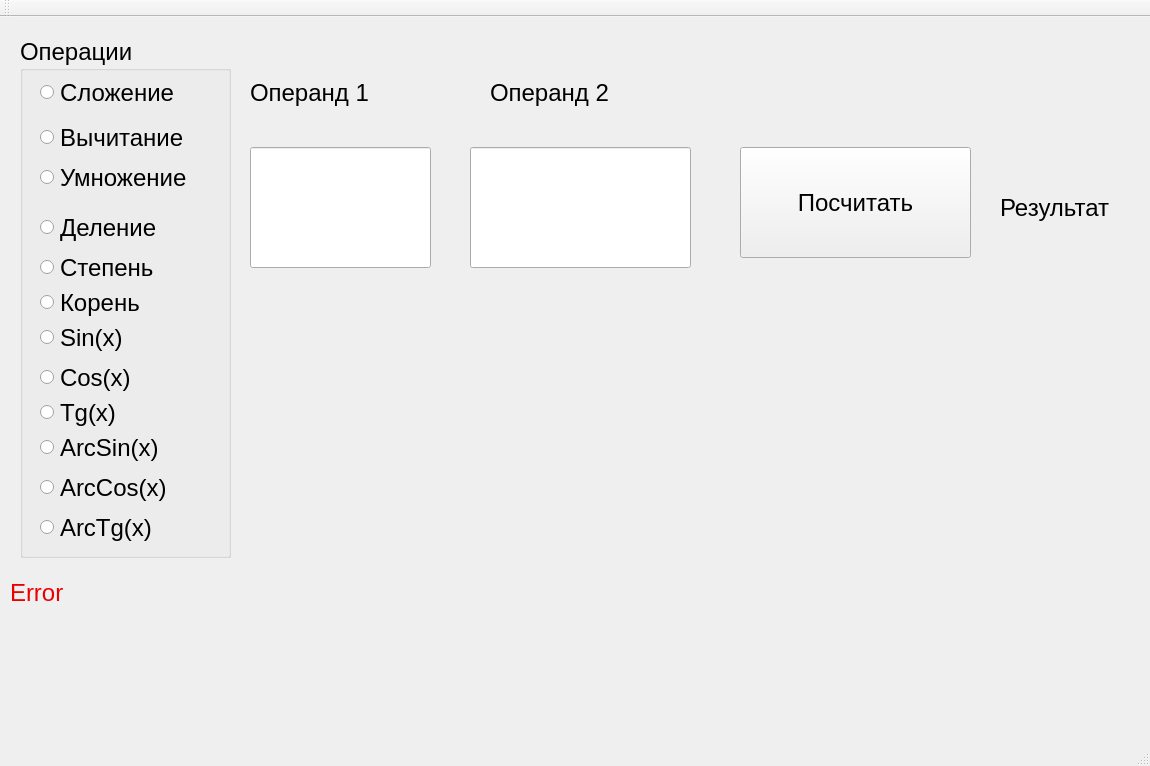
<?xml version="1.0" encoding="UTF-8"?>
<ui version="4.0">
 <class>MainWindow</class>
 <widget class="QMainWindow" name="MainWindow">
  <property name="geometry">
   <rect>
    <x>0</x>
    <y>0</y>
    <width>1150</width>
    <height>766</height>
   </rect>
  </property>
  <property name="font">
   <font>
    <pointsize>18</pointsize>
   </font>
  </property>
  <property name="windowTitle">
   <string>MainWindow</string>
  </property>
  <widget class="QWidget" name="centralWidget">
   <widget class="QLineEdit" name="lineEdit_op1">
    <property name="geometry">
     <rect>
      <x>250</x>
      <y>130</y>
      <width>181</width>
      <height>121</height>
     </rect>
    </property>
   </widget>
   <widget class="QLineEdit" name="lineEdit_op2">
    <property name="geometry">
     <rect>
      <x>470</x>
      <y>130</y>
      <width>221</width>
      <height>121</height>
     </rect>
    </property>
   </widget>
   <widget class="QLabel" name="label_op1">
    <property name="geometry">
     <rect>
      <x>250</x>
      <y>20</y>
      <width>251</width>
      <height>111</height>
     </rect>
    </property>
    <property name="text">
     <string>Операнд 1</string>
    </property>
   </widget>
   <widget class="QLabel" name="label_op2">
    <property name="geometry">
     <rect>
      <x>490</x>
      <y>30</y>
      <width>281</width>
      <height>91</height>
     </rect>
    </property>
    <property name="text">
     <string>Операнд 2</string>
    </property>
   </widget>
   <widget class="QLabel" name="label_error">
    <property name="geometry">
     <rect>
      <x>10</x>
      <y>490</y>
      <width>1131</width>
      <height>171</height>
     </rect>
    </property>
    <property name="palette">
     <palette>
      <active>
       <colorrole role="WindowText">
        <brush brushstyle="SolidPattern">
         <color alpha="255">
          <red>234</red>
          <green>0</green>
          <blue>0</blue>
         </color>
        </brush>
       </colorrole>
      </active>
      <inactive>
       <colorrole role="WindowText">
        <brush brushstyle="SolidPattern">
         <color alpha="255">
          <red>234</red>
          <green>0</green>
          <blue>0</blue>
         </color>
        </brush>
       </colorrole>
      </inactive>
      <disabled>
       <colorrole role="WindowText">
        <brush brushstyle="SolidPattern">
         <color alpha="255">
          <red>120</red>
          <green>120</green>
          <blue>120</blue>
         </color>
        </brush>
       </colorrole>
      </disabled>
     </palette>
    </property>
    <property name="font">
     <font>
      <weight>50</weight>
      <bold>false</bold>
     </font>
    </property>
    <property name="text">
     <string>Error</string>
    </property>
   </widget>
   <widget class="QLabel" name="label_rez">
    <property name="geometry">
     <rect>
      <x>1000</x>
      <y>150</y>
      <width>261</width>
      <height>81</height>
     </rect>
    </property>
    <property name="text">
     <string>Результат</string>
    </property>
   </widget>
   <widget class="QGroupBox" name="groupBox">
    <property name="geometry">
     <rect>
      <x>20</x>
      <y>20</y>
      <width>211</width>
      <height>521</height>
     </rect>
    </property>
    <property name="title">
     <string>Операции</string>
    </property>
    <widget class="QRadioButton" name="radioButton_sum">
     <property name="geometry">
      <rect>
       <x>20</x>
       <y>40</y>
       <width>181</width>
       <height>31</height>
      </rect>
     </property>
     <property name="text">
      <string>Сложение</string>
     </property>
    </widget>
    <widget class="QRadioButton" name="radioButton_sub">
     <property name="geometry">
      <rect>
       <x>20</x>
       <y>80</y>
       <width>261</width>
       <height>41</height>
      </rect>
     </property>
     <property name="text">
      <string>Вычитание</string>
     </property>
    </widget>
    <widget class="QRadioButton" name="radioButton_mul">
     <property name="geometry">
      <rect>
       <x>20</x>
       <y>110</y>
       <width>241</width>
       <height>61</height>
      </rect>
     </property>
     <property name="text">
      <string>Умножение</string>
     </property>
    </widget>
    <widget class="QRadioButton" name="radioButton_del">
     <property name="geometry">
      <rect>
       <x>20</x>
       <y>150</y>
       <width>261</width>
       <height>81</height>
      </rect>
     </property>
     <property name="text">
      <string>Деление</string>
     </property>
    </widget>
    <widget class="QRadioButton" name="radioButton_stepen">
     <property name="geometry">
      <rect>
       <x>20</x>
       <y>210</y>
       <width>191</width>
       <height>41</height>
      </rect>
     </property>
     <property name="text">
      <string>Степень</string>
     </property>
    </widget>
    <widget class="QRadioButton" name="radioButton_koren">
     <property name="geometry">
      <rect>
       <x>20</x>
       <y>250</y>
       <width>161</width>
       <height>31</height>
      </rect>
     </property>
     <property name="text">
      <string>Корень</string>
     </property>
    </widget>
    <widget class="QRadioButton" name="radioButton_sin">
     <property name="geometry">
      <rect>
       <x>20</x>
       <y>280</y>
       <width>161</width>
       <height>41</height>
      </rect>
     </property>
     <property name="text">
      <string>Sin(x)</string>
     </property>
    </widget>
    <widget class="QRadioButton" name="radioButton_cos">
     <property name="geometry">
      <rect>
       <x>20</x>
       <y>320</y>
       <width>161</width>
       <height>41</height>
      </rect>
     </property>
     <property name="text">
      <string>Cos(x)</string>
     </property>
    </widget>
    <widget class="QRadioButton" name="radioButton_arcsin">
     <property name="geometry">
      <rect>
       <x>20</x>
       <y>390</y>
       <width>181</width>
       <height>41</height>
      </rect>
     </property>
     <property name="text">
      <string>ArcSin(x)</string>
     </property>
    </widget>
    <widget class="QRadioButton" name="radioButton_arccos">
     <property name="geometry">
      <rect>
       <x>20</x>
       <y>430</y>
       <width>161</width>
       <height>41</height>
      </rect>
     </property>
     <property name="text">
      <string>ArcCos(x)</string>
     </property>
    </widget>
    <widget class="QRadioButton" name="radioButton_tg">
     <property name="geometry">
      <rect>
       <x>20</x>
       <y>350</y>
       <width>211</width>
       <height>51</height>
      </rect>
     </property>
     <property name="text">
      <string>Tg(x)</string>
     </property>
    </widget>
    <widget class="QRadioButton" name="radioButton_arctg">
     <property name="geometry">
      <rect>
       <x>20</x>
       <y>470</y>
       <width>201</width>
       <height>41</height>
      </rect>
     </property>
     <property name="text">
      <string>ArcTg(x)</string>
     </property>
    </widget>
   </widget>
   <widget class="QPushButton" name="pushButton">
    <property name="geometry">
     <rect>
      <x>740</x>
      <y>130</y>
      <width>231</width>
      <height>111</height>
     </rect>
    </property>
    <property name="text">
     <string>Посчитать</string>
    </property>
   </widget>
  </widget>
  <widget class="QMenuBar" name="menuBar">
   <property name="geometry">
    <rect>
     <x>0</x>
     <y>0</y>
     <width>1150</width>
     <height>26</height>
    </rect>
   </property>
  </widget>
  <widget class="QToolBar" name="mainToolBar">
   <attribute name="toolBarArea">
    <enum>TopToolBarArea</enum>
   </attribute>
   <attribute name="toolBarBreak">
    <bool>false</bool>
   </attribute>
  </widget>
  <widget class="QStatusBar" name="statusBar"/>
 </widget>
 <layoutdefault spacing="6" margin="11"/>
 <resources/>
 <connections/>
</ui>
